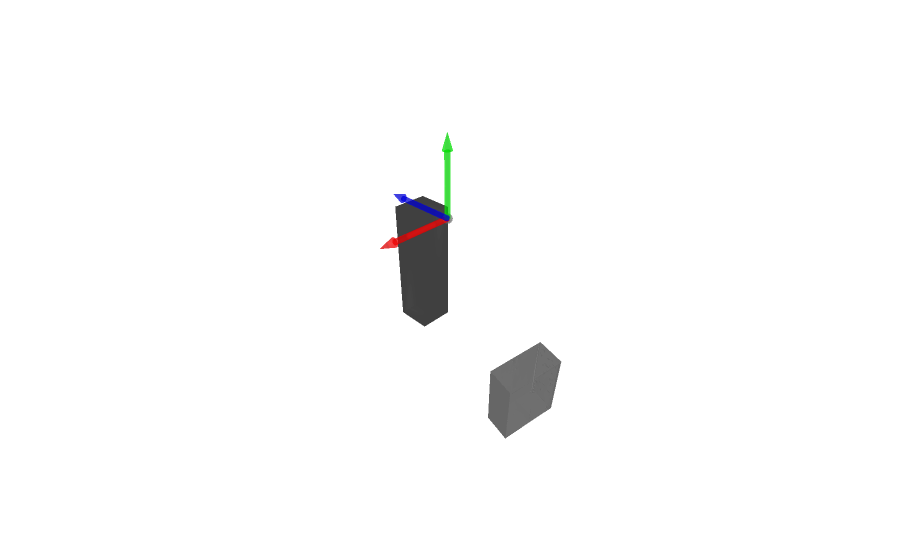

The notebook cell saved with this chart:
### Code cell
import open3d as o3d
from src.util import trimesh_to_open3d, render_scene
character_placeholder = get_character_placeholder()
coordinate_frame = o3d.geometry.TriangleMesh.create_coordinate_frame(size=0.55, origin=[0, 0, 0])

render_scene([trimesh_to_open3d(world_mesh), character_placeholder, coordinate_frame])

### Figure 1 — Plotly figure (JSON) as saved in the notebook; plotly's stock layout.template omitted (floating-point values rounded to 4 significant figures; data arrays with more than 128 entries replaced by an {"elided": "..."} marker saying what was removed)
{"data": [{"i": {"elided": "18006 int values"}, "j": {"elided": "18006 int values"}, "k": {"elided": "18006 int values"}, "opacity": 0.5, "type": "mesh3d", "vertexcolor": [], "x": {"elided": "11139 float values"}, "y": {"elided": "11139 float values"}, "z": {"elided": "11139 float values"}}, {"i": [4, 4, 0, 2, 0, 1, 1, 1, 2, 2, 0, 1], "j": [7, 6, 2, 6, 1, 3, 5, 7, 3, 7, 4, 4], "k": [5, 7, 4, 4, 2, 2, 7, 3, 7, 6, 1, 5], "opacity": 0.5, "type": "mesh3d", "vertexcolor": [[0.0, 0.0, 0.0], [0.0, 0.0, 0.0], [0.0, 0.0, 0.0], [0.0, 0.0, 0.0], [0.0, 0.0, 0.0], [0.0, 0.0, 0.0], [0.0, 0.0, 0.0], [0.0, 0.0, 0.0]], "x": [-0.125, 0.125, -0.125, 0.125, -0.125, 0.125, -0.125, 0.125], "y": [-0.125, -0.125, -0.375, -0.375, -0.125, -0.125, -0.375, -0.375], "z": [-0.9, -0.9, -0.9, -0.9, 0.0, 0.0, 0.0, 0.0]}, {"i": {"elided": "2240 int values"}, "j": {"elided": "2240 int values"}, "k": {"elided": "2240 int values"}, "opacity": 0.5, "type": "mesh3d", "vertexcolor": {"elided": "1134x3 float values"}, "x": {"elided": "1134 float values"}, "y": {"elided": "1134 float values"}, "z": {"elided": "1134 float values"}}], "layout": {"scene": {"xaxis": {"visible": false}, "yaxis": {"visible": false}, "zaxis": {"visible": false}}}}
